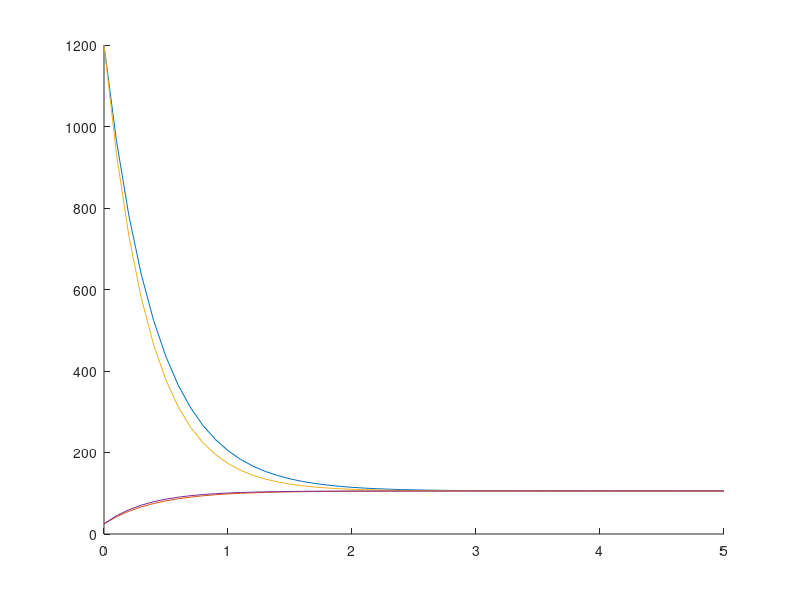

This chart was generated by the following MATLAB code:
function part1
     y = [ 1200
           25 ];
     h = 0.1;
     t = 0:h:5;
     
    ye = getEuler(t, y, h);
    yie = getImprovedEuler(t, y, h);
     
     hold on
     plot(t, ye(1, :), t, ye(2, :), t, yie(1, :), t, yie(2, :));
end

function ye = getEuler(t, y, h)
    for i = 1:length(t)-1
        yp = y(:, i) + h/2 * f(y(:, i));
        y(:, i+1) = y(:, i) + h * f(yp);
     end
    ye = y;
end

function yie = getImprovedEuler(t, y, h)
    for i = 1:length(t)-1
            y(:, i+1) = y(:, i) + h * f(y(:,i));
    end
    yie = y;
end

function dy = f(y)
    Tb = y(1);
    Tw = y(2);
    h = 160; % [J / s * m^2]
    A = 0.0109; % [m^2]
    mb = 0.2; % [kg]
    mw = 2.5; % [kg]
    cb = 3.85; % [J / kg * K]
    cw = 4.1813; % [J /kg * K]
    dy = [
        ((Tw - Tb) * (h * A)) / (mb * cb )
        ((Tb - Tw) * (h * A)) / (mw * cw)
    ];

end